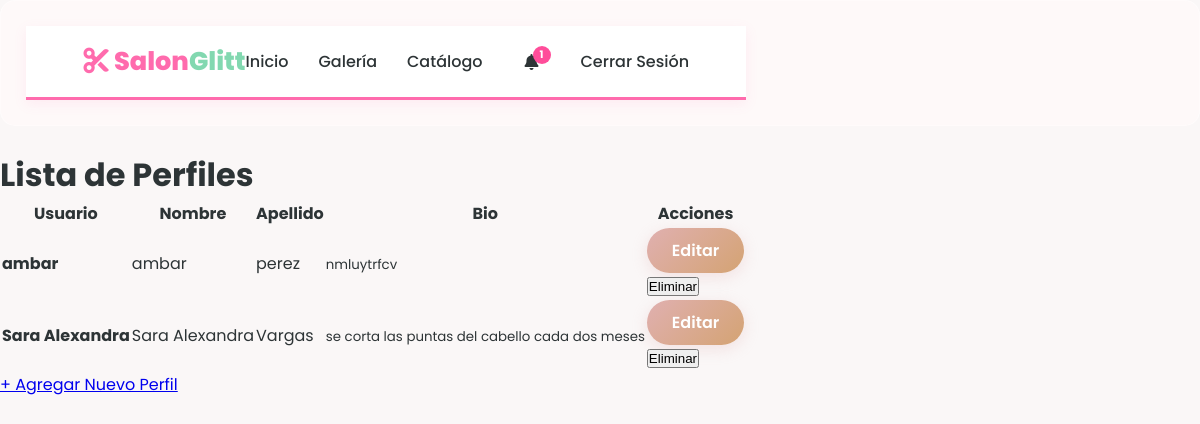
The page /perfil/ (signed in) on the database its author committed.
### app/models/perfil.py (models this page shows, shortened)
class Perfil(db.Model):
    __tablename__ = 'perfiles'
    id = db.Column(db.Integer, primary_key=True)
    nombre = db.Column(db.String(50), nullable=False)
    apellido = db.Column(db.String(50), nullable=True)
    bio = db.Column(db.Text, nullable=True)
    idusuario = db.Column(db.Integer, db.ForeignKey('usuario.idusuario'), nullable=False, unique=True)
    usuario = db.relationship('User', back_populates='perfil')

### app/models/usuario.py (models this page shows, shortened)
class User(db.Model, UserMixin):
    __tablename__='usuario'
    idusuario = db.Column(db.Integer, primary_key=True)
    nombreuser = db.Column(db.String(100), unique=True, nullable=False)
    email = db.Column(db.String(100), unique=True, nullable=False)
    password_hash = db.Column(db.String(250), nullable=False)
    telefono = db.Column(db.String(20), nullable=True)
    rol = db.Column(db.String(20), nullable=False, default='cliente')
    citas = db.relationship('Citas', back_populates='cliente', lazy=True)
    perfil = db.relationship('Perfil', back_populates='usuario', uselist=False)
    agenda = db.relationship('Agenda', back_populates='usuario')
    recordatorios = db.relationship('Recordatorios', back_populates='cliente', lazy=True)
    notificaciones = db.relationship('Notificacion', back_populates='usuario', lazy=True)
    bloqueos = db.relationship('Bloqueo', back_populates='usuario', lazy=True)

### app/routes/perfil_route.py (the view)
@bp.route('/')
@login_required
def index():
    perfiles = Perfil.query.all()
    return render_template('perfil/index.html', perfiles=perfiles)

### app/templates/perfil/index.html
{% extends "base.html" %}
{% block body_class %}profile-page{% endblock %}
{% block extra_css %}
    <link rel="stylesheet" href="{{ url_for('static', filename='css/perfil.css') }}">
{% endblock %}
{% block content %}
<div class="container mt-4">
    <h1 class="mb-4">Lista de Perfiles</h1>
    <table class="table table-hover shadow-sm">
        <thead class="table-dark">
            <tr>
                <th>Usuario</th>
                <th>Nombre</th>
                <th>Apellido</th>
                <th>Bio</th>
                <th>Acciones</th>
            </tr>
        </thead>
        <tbody>
            {% for perfil in perfiles %}
            <tr>
                <td><strong>{{ perfil.usuario.nombreuser }}</strong></td>
                <td>{{ perfil.nombre }}</td>
                <td>{{ perfil.apellido }}</td>
                <td><small>{{ perfil.bio[:50] }}{% if perfil.bio|length > 50 %}...{% endif %}</small></td>
                <td>
                    <div class="d-flex gap-2">
                        <a href="{{ url_for('perfil.edit', id=perfil.id) }}" class="btn btn-sm btn-primary">Editar</a>
                        <form action="{{ url_for('perfil.delete', id=perfil.id) }}" method="POST" onsubmit="return confirm('¿Eliminar perfil?')">
                            <button type="submit" class="btn btn-sm btn-danger">Eliminar</button>
                        </form>
                    </div>
                </td>
            </tr>
            {% else %}
            <tr>
                <td colspan="5" class="text-center text-muted">No hay perfiles registrados.</td>
            </tr>
            {% endfor %}
        </tbody>
    </table>
    <a href="{{ url_for('perfil.add') }}" class="btn btn-success rounded-pill mt-4">
    + Agregar Nuevo Perfil
</a>
</div>
{% endblock %}

### app/static/css/style.css (style rules this page uses)
:root { --primary-color: #ff6bad; --secondary-color: #f8a5c2; --accent-color: #82d8b0; --dark-text: #2d3436; --light-bg: #fff5f8; --white: #ffffff; }
* { margin: 0; padding: 0; box-sizing: border-box; }
html, body { height: 100%; font-family: 'Segoe UI', Tahoma, Geneva, Verdana, sans-serif; background-color: var(--light-bg); color: var(--dark-text); }

### app/static/css/perfil.css (style rules this page uses)
body.profile-page { --rosa-metalico-light: #f5d0cc; --rosa-metalico-base: #e5b0a3; --rosa-metalico-dark: #c58e7f; --rosa-metalico-gradient: linear-gradient(135deg, #e5b0a3 0%, #f5d0cc 50%, #c58e7f 100%); --text-color: #4a4a4a; --bg-body: #faf7f7; --gold-accent: #d4a373; --glass-bg: rgba(255, 250, 250, 0.75); --glass-border: rgba(255, 255, 255, 0.4); --shadow: 0 8px 32px rgba(224, 176, 176, 0.1); font-family: 'Poppins', sans-serif; background-color: #faf7f7; }
body.profile-page .btn-edit-top, body.profile-page .btn-primary { --metallic-pink: #e0b0b0; background: linear-gradient(135deg, var(--metallic-pink), var(--gold-accent)); color: white; padding: 10px 25px; border-radius: 50px; text-decoration: none; font-weight: 600; box-shadow: 0 4px 15px rgba(224, 176, 176, 0.3); transition: 0.3s; display: inline-block; border: none; }

### rows shown on the page
Perfil: usuario.nombreuser "ambar", nombre "ambar", apellido "perez", bio "nmluytrfcv"
Perfil: usuario.nombreuser "Sara Alexandra", nombre "Sara Alexandra", apellido "Vargas", bio "se corta las puntas del cabello cada dos meses"

### other values the page prints
{{ no_leidas|length }} "1"
